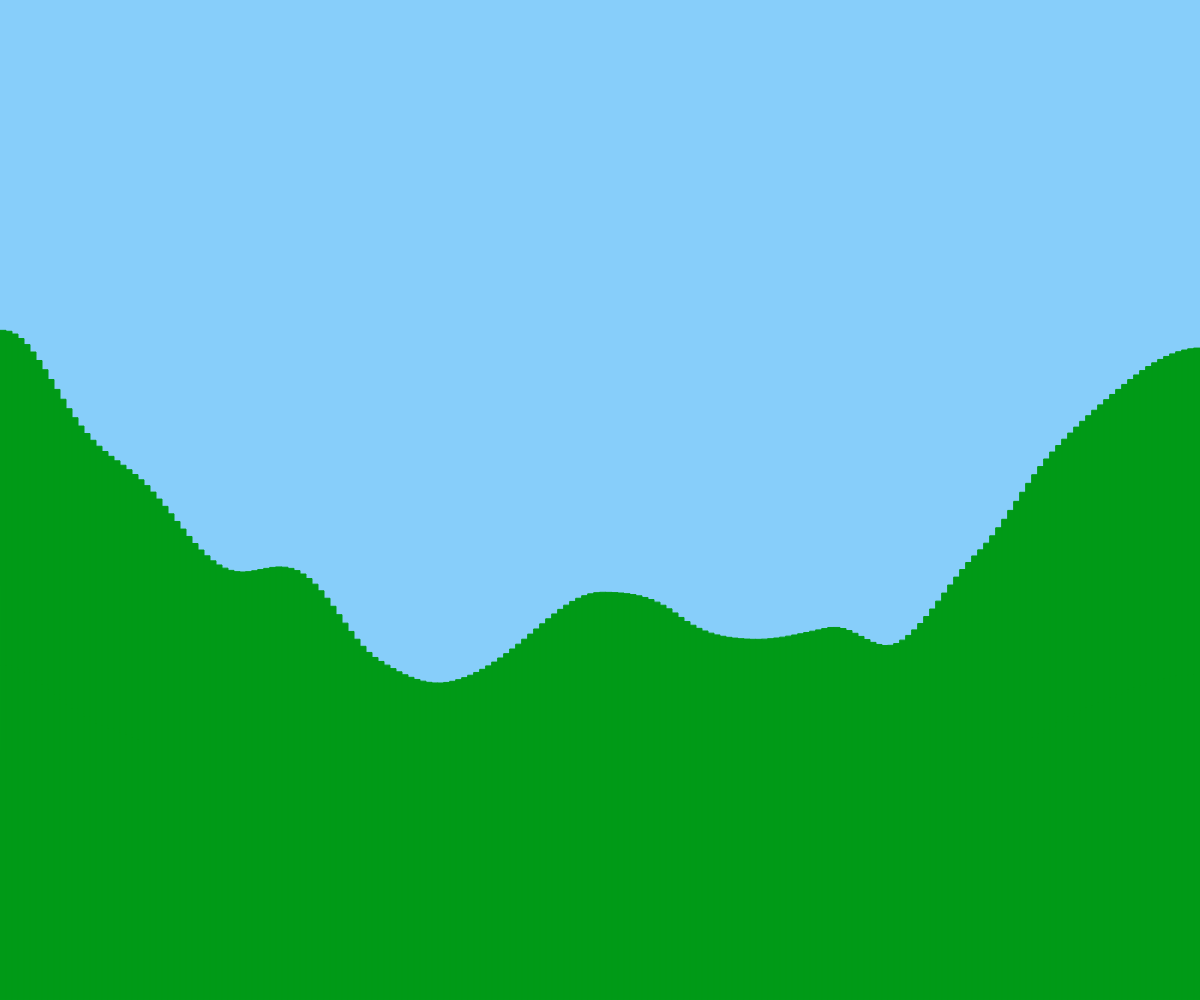
Frame 1 (no input)
Frame 60 (no input): identical to frame 1, image omitted
Frame 120 (the mouse pressed at the canvas centre since frame 60): identical to frame 1, image omitted

The p5.js sketch that drew this single still picture (run headless with seeded random() and noise() and a simulated clock; from frame 60 on, the mouse is pressed at the canvas centre):

// p5.js sketch
// ── sketch.js
// Terrain Generation 2D Demo
// Karthik Narayan
// Mar.12, 2025

let terrain = [];
const NUMBER_OF_RECTS = 200;

function setup() {
  createCanvas(windowWidth, windowHeight);
  generateTerrain(width/NUMBER_OF_RECTS);
}

function draw() {
  background(135, 206, 250);
  stroke(0,154,23);
  fill(0,154,23);

  for (let someRect of terrain) {
    rect(someRect.x, someRect.y, someRect.w, someRect.h);
  }
}

function generateTerrain(widthOfRect) {
  let time = 0;
  let deltaTime = 0.01;
  for (let i = 0; i < NUMBER_OF_RECTS; i++) {
    let theHeight = noise(time) * height;
    terrain.push(spawnRectangle(i * widthOfRect, theHeight, widthOfRect));
    time += deltaTime;
  }
}

function spawnRectangle(leftSide, rectHeight, rectWidth) {
  let theRect = {
    x: leftSide,
    y: height - rectHeight,
    w: rectWidth,
    h: rectHeight,
  };

  return theRect;
}
